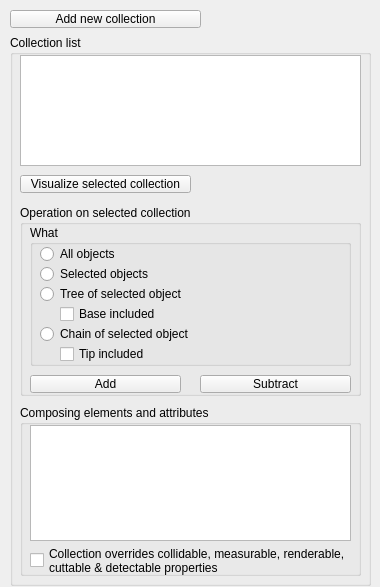
<?xml version="1.0" encoding="UTF-8"?>
<ui version="4.0">
 <class>CQDlgCollections</class>
 <widget class="QDialog" name="CQDlgCollections">
  <property name="geometry">
   <rect>
    <x>0</x>
    <y>0</y>
    <width>380</width>
    <height>587</height>
   </rect>
  </property>
  <property name="windowTitle">
   <string>Collections</string>
  </property>
  <property name="locale">
   <locale language="English" country="UnitedStates"/>
  </property>
  <widget class="QGroupBox" name="groupBox">
   <property name="geometry">
    <rect>
     <x>10</x>
     <y>35</y>
     <width>361</width>
     <height>551</height>
    </rect>
   </property>
   <property name="title">
    <string>Collection list</string>
   </property>
   <property name="flat">
    <bool>true</bool>
   </property>
   <widget class="QToolButton" name="qqVisualizeCollection">
    <property name="geometry">
     <rect>
      <x>10</x>
      <y>140</y>
      <width>171</width>
      <height>18</height>
     </rect>
    </property>
    <property name="focusPolicy">
     <enum>Qt::StrongFocus</enum>
    </property>
    <property name="text">
     <string>Visualize selected collection</string>
    </property>
   </widget>
   <widget class="QListWidget" name="qqCollectionList">
    <property name="geometry">
     <rect>
      <x>10</x>
      <y>20</y>
      <width>341</width>
      <height>111</height>
     </rect>
    </property>
    <property name="editTriggers">
     <set>QAbstractItemView::DoubleClicked|QAbstractItemView::EditKeyPressed|QAbstractItemView::SelectedClicked</set>
    </property>
    <property name="alternatingRowColors">
     <bool>false</bool>
    </property>
    <property name="selectionBehavior">
     <enum>QAbstractItemView::SelectItems</enum>
    </property>
   </widget>
   <widget class="QGroupBox" name="groupBox_2">
    <property name="geometry">
     <rect>
      <x>10</x>
      <y>170</y>
      <width>341</width>
      <height>191</height>
     </rect>
    </property>
    <property name="title">
     <string>Operation on selected collection</string>
    </property>
    <property name="flat">
     <bool>true</bool>
    </property>
    <widget class="QGroupBox" name="groupBox_4">
     <property name="geometry">
      <rect>
       <x>10</x>
       <y>20</y>
       <width>321</width>
       <height>141</height>
      </rect>
     </property>
     <property name="title">
      <string>What</string>
     </property>
     <property name="flat">
      <bool>true</bool>
     </property>
     <widget class="QRadioButton" name="qqAllObjects">
      <property name="geometry">
       <rect>
        <x>10</x>
        <y>20</y>
        <width>131</width>
        <height>18</height>
       </rect>
      </property>
      <property name="focusPolicy">
       <enum>Qt::StrongFocus</enum>
      </property>
      <property name="text">
       <string>All objects</string>
      </property>
     </widget>
     <widget class="QRadioButton" name="qqLooseObjects">
      <property name="geometry">
       <rect>
        <x>10</x>
        <y>40</y>
        <width>131</width>
        <height>18</height>
       </rect>
      </property>
      <property name="focusPolicy">
       <enum>Qt::StrongFocus</enum>
      </property>
      <property name="text">
       <string>Selected objects</string>
      </property>
     </widget>
     <widget class="QRadioButton" name="qqTrees">
      <property name="geometry">
       <rect>
        <x>10</x>
        <y>60</y>
        <width>171</width>
        <height>18</height>
       </rect>
      </property>
      <property name="focusPolicy">
       <enum>Qt::StrongFocus</enum>
      </property>
      <property name="text">
       <string>Tree of selected object</string>
      </property>
     </widget>
     <widget class="QCheckBox" name="qqBaseIncluded">
      <property name="geometry">
       <rect>
        <x>30</x>
        <y>80</y>
        <width>131</width>
        <height>18</height>
       </rect>
      </property>
      <property name="focusPolicy">
       <enum>Qt::StrongFocus</enum>
      </property>
      <property name="text">
       <string>Base included</string>
      </property>
     </widget>
     <widget class="QCheckBox" name="qqTipIncluded">
      <property name="geometry">
       <rect>
        <x>30</x>
        <y>120</y>
        <width>131</width>
        <height>18</height>
       </rect>
      </property>
      <property name="focusPolicy">
       <enum>Qt::StrongFocus</enum>
      </property>
      <property name="text">
       <string>Tip included</string>
      </property>
     </widget>
     <widget class="QRadioButton" name="qqChains">
      <property name="geometry">
       <rect>
        <x>10</x>
        <y>100</y>
        <width>171</width>
        <height>18</height>
       </rect>
      </property>
      <property name="focusPolicy">
       <enum>Qt::StrongFocus</enum>
      </property>
      <property name="text">
       <string>Chain of selected object</string>
      </property>
     </widget>
    </widget>
    <widget class="QToolButton" name="qqAdd">
     <property name="geometry">
      <rect>
       <x>10</x>
       <y>170</y>
       <width>151</width>
       <height>18</height>
      </rect>
     </property>
     <property name="focusPolicy">
      <enum>Qt::StrongFocus</enum>
     </property>
     <property name="text">
      <string>Add</string>
     </property>
    </widget>
    <widget class="QToolButton" name="qqSubtract">
     <property name="geometry">
      <rect>
       <x>180</x>
       <y>170</y>
       <width>151</width>
       <height>18</height>
      </rect>
     </property>
     <property name="focusPolicy">
      <enum>Qt::StrongFocus</enum>
     </property>
     <property name="text">
      <string>Subtract</string>
     </property>
    </widget>
   </widget>
   <widget class="QGroupBox" name="groupBox_3">
    <property name="geometry">
     <rect>
      <x>10</x>
      <y>370</y>
      <width>341</width>
      <height>171</height>
     </rect>
    </property>
    <property name="title">
     <string>Composing elements and attributes</string>
    </property>
    <property name="flat">
     <bool>true</bool>
    </property>
    <widget class="QCheckBox" name="qqOverride">
     <property name="geometry">
      <rect>
       <x>10</x>
       <y>140</y>
       <width>321</width>
       <height>31</height>
      </rect>
     </property>
     <property name="focusPolicy">
      <enum>Qt::StrongFocus</enum>
     </property>
     <property name="text">
      <string>Collection overrides collidable, measurable, renderable,
cuttable &amp;&amp; detectable properties</string>
     </property>
    </widget>
    <widget class="QListWidget" name="qqElementList">
     <property name="geometry">
      <rect>
       <x>10</x>
       <y>20</y>
       <width>321</width>
       <height>116</height>
      </rect>
     </property>
     <property name="tabKeyNavigation">
      <bool>false</bool>
     </property>
     <property name="alternatingRowColors">
      <bool>false</bool>
     </property>
     <property name="selectionMode">
      <enum>QAbstractItemView::ExtendedSelection</enum>
     </property>
    </widget>
   </widget>
  </widget>
  <widget class="QToolButton" name="qqNewCollection">
   <property name="geometry">
    <rect>
     <x>10</x>
     <y>10</y>
     <width>191</width>
     <height>18</height>
    </rect>
   </property>
   <property name="focusPolicy">
    <enum>Qt::StrongFocus</enum>
   </property>
   <property name="text">
    <string>Add new collection</string>
   </property>
  </widget>
 </widget>
 <tabstops>
  <tabstop>qqNewCollection</tabstop>
  <tabstop>qqVisualizeCollection</tabstop>
  <tabstop>qqOverride</tabstop>
 </tabstops>
 <resources/>
 <connections/>
</ui>
